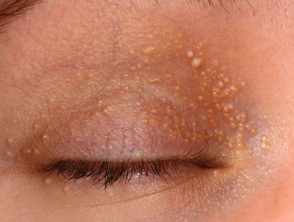
#> input picture drive-download-20230601T031056Z-001/Milia/4.jpg, 294 x 222 px, found by its file name
$ jupyter execute --allow-errors Extraction.ipynb
#> lines starting #> are read from the running program, lines starting #| are printed output that depends on the picture; after the words box and inside, x2 and y2 are one past the last pixel; in counts of white or black regions, pixels touching at a corner belong together
[cell 1]
import cv2
import os

[cell 2]
def rescaleImage(image_problem_area):
    reshaped_image_test = cv2.resize(image_problem_area, dsize=(150, 150), interpolation=cv2.INTER_CUBIC)
    return reshaped_image_test

def findAreaImage(image_dir):
#> called with image_dir = './Milia/4.jpg'
    image = cv2.imread(image_dir)
#> image is the input picture: shape (222, 294, 3); mean B, G, R 95.1, 120.2, 188.3
    gray_image = cv2.cvtColor(image, cv2.COLOR_BGR2GRAY)
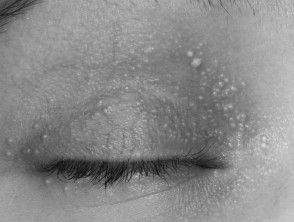
#> gray_image: shape (222, 294); min 12, max 224, mean 137.7
    otsu_threshold, image_result = cv2.threshold(gray_image, 0, 255, cv2.THRESH_BINARY + cv2.THRESH_OTSU)
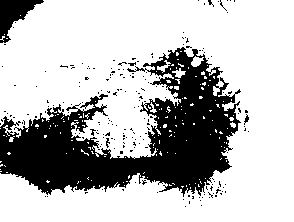
#> image_result: shape (222, 294); 72.9% white; 198 black regions (194 under 20 px)
#> otsu_threshold = 125

    contours, hierarchy = cv2.findContours(image_result, cv2.RETR_EXTERNAL, cv2.CHAIN_APPROX_NONE)
#> contours = 163 contours, 159 with area under 20; largest, box (x1, y1, x2, y2) and area: (0, 0, 294, 222) 45997, (191, 56, 204, 67) 70, (172, 68, 186, 78) 49, (157, 60, 171, 73) 40

    if len(contours) != 0:
        # find the biggest countour (c) by the area
        c = max(contours, key = cv2.contourArea)
#> c = contour of 2868 points, box (x1, y1, x2, y2) (0, 0, 294, 222), area 45997
        x,y,w,h = cv2.boundingRect(c)
#> x = 0; y = 0; w = 294; h = 222

        if (w-x) != (h-y):
            if (w-x) > (h-y):
                w = h
#> w = 222
            else:
                h = w

        #save
        problem_area = image[y:y+h, x:x+w]
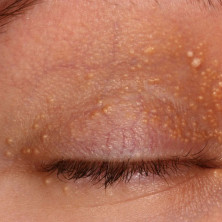
#> problem_area: shape (222, 222, 3); mean B, G, R 87.5, 112, 178.4
        problem_area = rescaleImage(problem_area)
        cv2.imwrite(os.path.basename(image_dir), problem_area)

        # draw the biggest contour (c) in green
        cv2.rectangle(image, (x,y), (x+w,y+h), (0, 255, 255), 2)
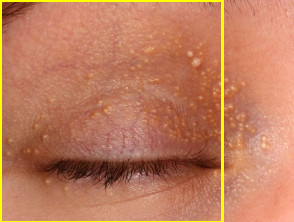
#> image: shape (222, 294, 3); 2.71% of pixels changed, all inside (x1, y1, x2, y2) = (0, 0, 224, 222)

    return problem_area

[cell 3]
dir_img = './Milia/4.jpg'

problem_area = findAreaImage(dir_img)
problem_area.shape
#> Out = (150, 150, 3)

$ run again, with drive-download-20230601T031056Z-001/Milia/1.jpg copied over drive-download-20230601T031056Z-001/Milia/4.jpg
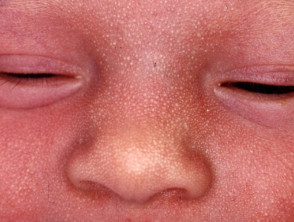
#> input picture drive-download-20230601T031056Z-001/Milia/1.jpg, 294 x 222 px, found by its file name
#> in findAreaImage, image is the input picture: shape (222, 294, 3); mean B, G, R 103.9, 107.9, 194.8
#> in findAreaImage, `otsu_threshold, image_result = cv2.threshold(gray_image, 0, 255, cv2.T..`:
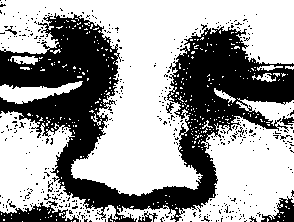
#> image_result: shape (222, 294); 62.2% white; 448 black regions (440 under 20 px)
#> otsu_threshold = 128
#> contours = 345 contours, 336 with area under 20; largest, box (x1, y1, x2, y2) and area: (0, 0, 294, 196) 23146, (176, 98, 294, 222) 8344, (0, 111, 118, 222) 6030, (0, 81, 83, 104) 826, (117, 205, 176, 222) 454
#> c = contour of 1773 points, box (x1, y1, x2, y2) (0, 0, 294, 196), area 23146
#> in findAreaImage, `x,y,w,h = cv2.boundingRect(c)`: x = 0; w = 294; h = 196
#> in findAreaImage, `cv2.rectangle(image, (x,y), (x+w,y+h), (0, 255, 255), 2)`:
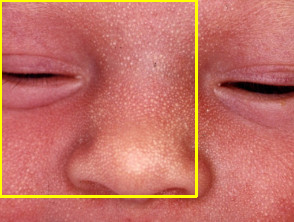
#> image: shape (222, 294, 3); 2.99% of pixels changed, all inside (x1, y1, x2, y2) = (0, 0, 198, 198)

$ run again, with drive-download-20230601T031056Z-001/Milia/11.jpg copied over drive-download-20230601T031056Z-001/Milia/4.jpg
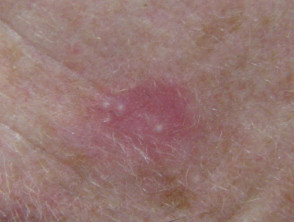
#> input picture drive-download-20230601T031056Z-001/Milia/11.jpg, 294 x 222 px, found by its file name
#> in findAreaImage, image is the input picture: shape (222, 294, 3); mean B, G, R 113.4, 117.9, 149.9
#> in findAreaImage, `otsu_threshold, image_result = cv2.threshold(gray_image, 0, 255, cv2.T..`:
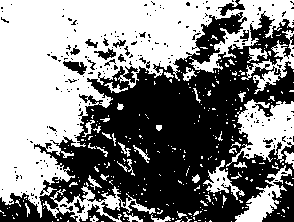
#> image_result: shape (222, 294); 51.7% white; 240 black regions (221 under 20 px)
#> otsu_threshold = 126
#> contours = 313 contours, 289 with area under 20; largest, box (x1, y1, x2, y2) and area: (0, 0, 294, 218) 25687, (226, 99, 294, 167) 2303, (43, 182, 156, 222) 1012, (235, 165, 292, 222) 908, (241, 30, 294, 94) 728
#> c = contour of 2104 points, box (x1, y1, x2, y2) (0, 0, 294, 218), area 25687
#> in findAreaImage, `x,y,w,h = cv2.boundingRect(c)`: x = 0; w = 294; h = 218
#> in findAreaImage, `cv2.rectangle(image, (x,y), (x+w,y+h), (0, 255, 255), 2)`:
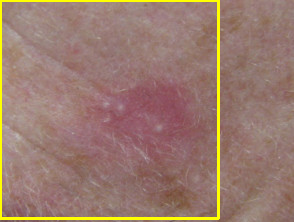
#> image: shape (222, 294, 3); 3.33% of pixels changed, all inside (x1, y1, x2, y2) = (0, 0, 220, 220)

$ run again, with drive-download-20230601T031056Z-001/Milia/12.jpg copied over drive-download-20230601T031056Z-001/Milia/4.jpg
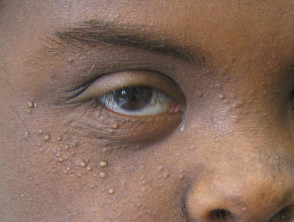
#> input picture drive-download-20230601T031056Z-001/Milia/12.jpg, 294 x 222 px, found by its file name
#> in findAreaImage, image is the input picture: shape (222, 294, 3); mean B, G, R 93.9, 108.9, 137.2
#> in findAreaImage, `otsu_threshold, image_result = cv2.threshold(gray_image, 0, 255, cv2.T..`:
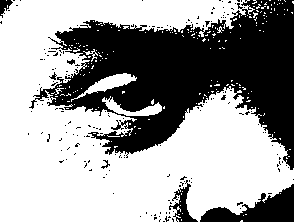
#> image_result: shape (222, 294); 62% white; 179 black regions (172 under 20 px)
#> otsu_threshold = 109
#> contours = 204 contours, 200 with area under 20; largest, box (x1, y1, x2, y2) and area: (0, 0, 294, 222) 38329, (71, 73, 137, 102) 459, (102, 96, 162, 116) 362, (83, 49, 98, 62) 26
#> c = contour of 2470 points, box (x1, y1, x2, y2) (0, 0, 294, 222), area 38329
#> in findAreaImage, `x,y,w,h = cv2.boundingRect(c)`: x = 0; w = 294; h = 222
#> in findAreaImage, `cv2.rectangle(image, (x,y), (x+w,y+h), (0, 255, 255), 2)`:
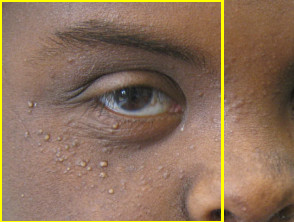
#> image: shape (222, 294, 3); 2.71% of pixels changed, all inside (x1, y1, x2, y2) = (0, 0, 224, 222)
